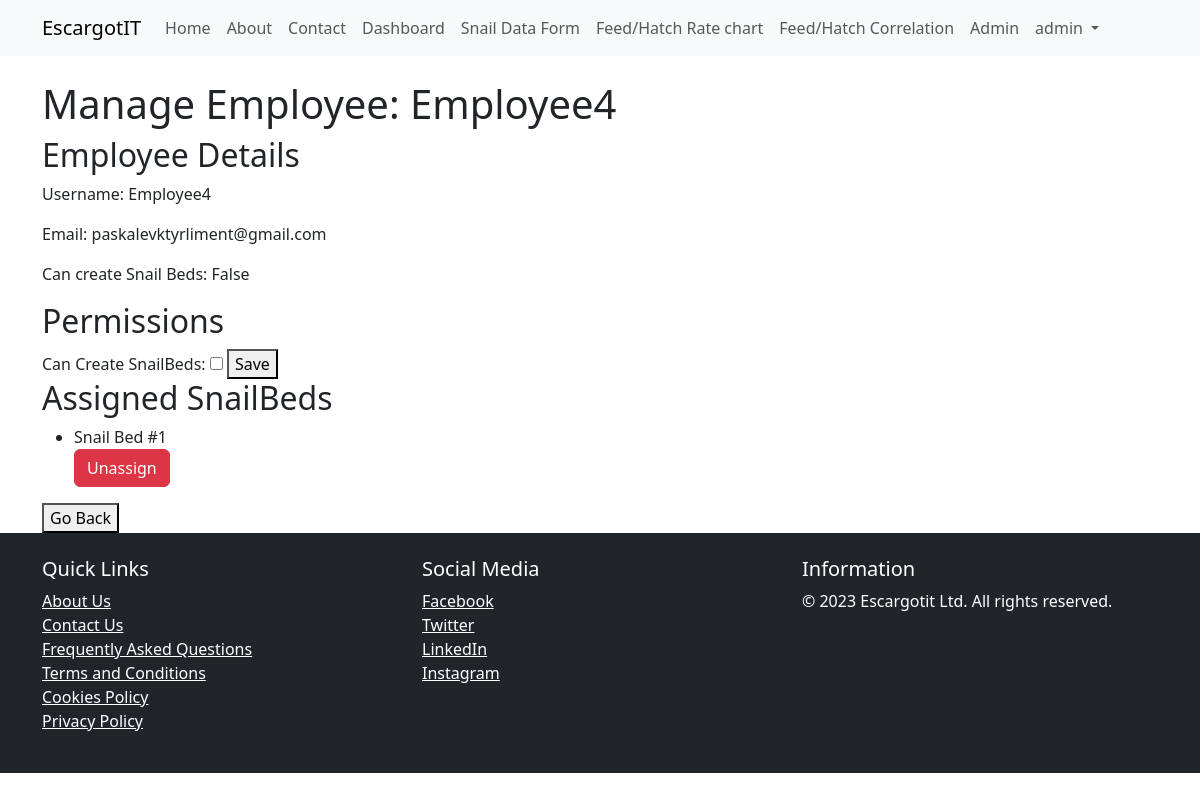
The page /manage_employee/3/ (signed in) on the database as committed earlier.
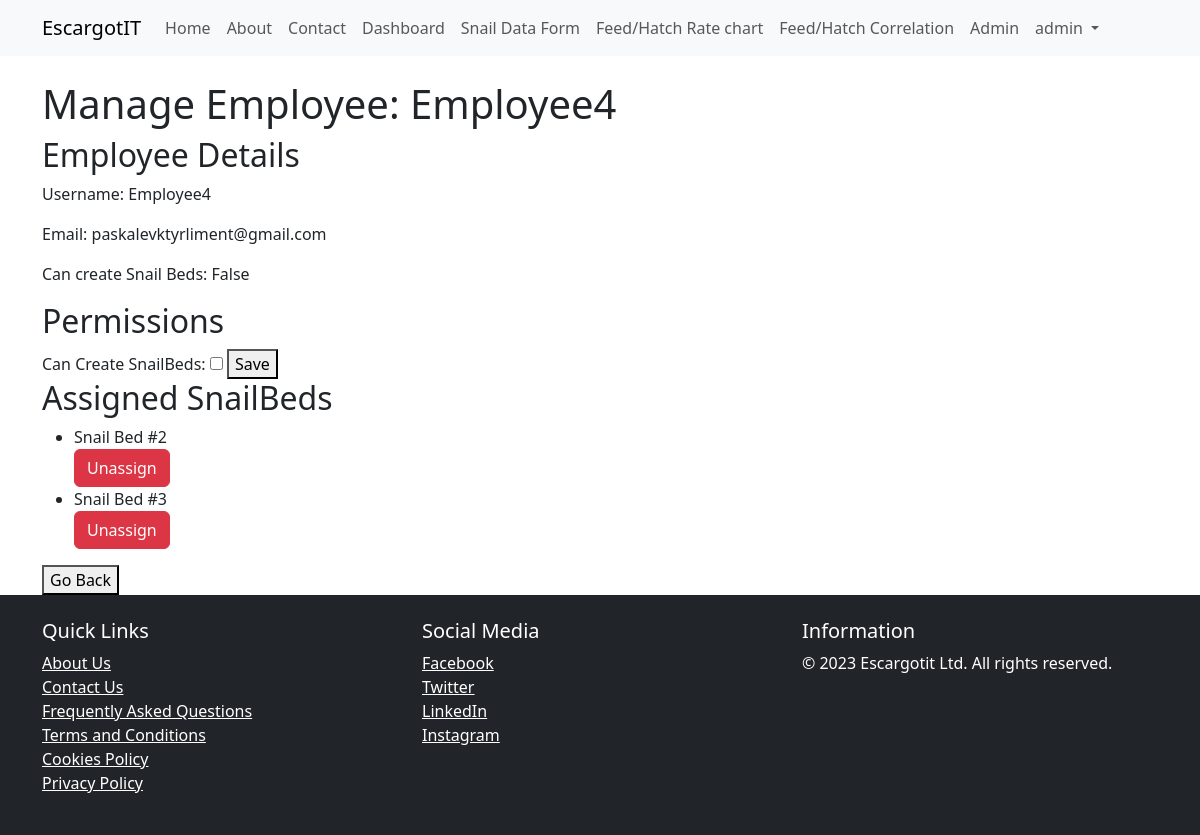
The same page on the database as committed later.
### core/models.py (models this page shows, shortened)
class SnailBed(models.Model):
    bed_name = models.CharField(max_length=100, unique=False, null=True, blank=True)
    user = models.ForeignKey(AdminUser, on_delete=models.SET_NULL, null=True, blank=True, db_constraint=False)
    employee = models.ForeignKey(EmployeeUser, on_delete=models.SET_NULL, null=True, blank=True, db_constraint=False)
    snail_amount = models.IntegerField(null=True, blank=True)
    hatch_rate = models.ForeignKey('SnailHatchRate', on_delete=models.SET_NULL, null=True, blank=True)
    mortality_rate = models.ForeignKey('SnailMortalityRate', on_delete=models.SET_NULL, null=True, blank=True)
    maturity_rate = models.ForeignKey('TimeTakenToMature', on_delete=models.SET_NULL, null=True, blank=True)

### core/views.py (the view)
# urls.py: path('manage_employee/<int:employee_id>/', views.manage_employee, name='manage_employee'),
@login_required(login_url='login')
def manage_employee(request, employee_id):
    employee = get_object_or_404(EmployeeUser, pk=employee_id)
    snailbeds_assigned = SnailBed.objects.filter(employee=employee)
    if request.method == 'POST':
        form = EmployeeUserForm(request.POST, instance=employee)
        if form.is_valid():
            form.save()
            return redirect('manage_employee', employee_id=employee.id)
        snailbed_id = request.POST.get('snailbed_id')
        if snailbed_id:
            snailbed_to_unassign = get_object_or_404(SnailBed, pk=snailbed_id)
            snailbed_to_unassign.employee = None
            snailbed_to_unassign.save()
    else:
        form = EmployeeUserForm(instance=employee)
    context = {
        'employee': employee,
        'snailbeds_assigned': snailbeds_assigned,
        'form': form,
    }
    return render(request, 'manage_employee.html', context)

### core/forms.py
class EmployeeUserForm(forms.ModelForm):
    class Meta:
        model = EmployeeUser
        fields = ['can_create_snailbed']

### templates/manage_employee.html (shortened to what this page needs)
{% extends "base/base.html" %}
{% block content %}
    <h1>Manage Employee: {{ employee.user.username }}</h1>
    <h2>Employee Details</h2>
    <p>Username: {{ employee.user.username }}</p>
    <p>Email: {{ employee.user.email }}</p>
    <p>Can create Snail Beds: {{ employee.can_create_snailbed }}</p>
    <h2>Permissions</h2>
    <form method="post">
        <label for="can_create_snailbed">Can Create SnailBeds:</label>
        <input type="checkbox" id="can_create_snailbed" name="can_create_snailbed" {% if employee.can_create_snailbed %}checked{% endif %}>
        <button type="submit">Save</button>
    </form>
    <h2>Assigned SnailBeds</h2>
    <ul>
        {% for snailbed in snailbeds_assigned %}
            <li>
                {{ snailbed.bed_name }}
                <form method="post" class="unassign-form" action="/unassign_employee/{{ snailbed.id }}/">
                    <button type="submit" class="btn btn-danger">Unassign</button>
                </form>
            </li>
        {% empty %}
            <li>No SnailBeds assigned.</li>
        {% endfor %}
    </ul>
    <div class="button-container">
        <button onclick="history.back()">Go Back</button>
    </div>
{% endblock %}

Rows that differ between the two databases and show on the page:
no longer on this page (row edited): SnailBed: bed_name "Snail Bed #1"
now on this page (row edited): SnailBed: bed_name "Snail Bed #2"
now on this page (row edited): SnailBed: bed_name "Snail Bed #3"
